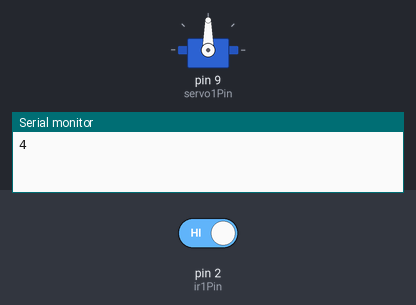
Simulated run of this sketch. Board: Arduino Uno, built with avr-gcc and run on an emulated ATmega328P. Parts: servo, the last lines printed to the serial monitor. The test bench sets the inputs (shaded band); at power-on: pin 2 (ir1Pin) HIGH.

Above: at 1.2 s.
1.3 s: pin 2 (ir1Pin) driven LOW
At 3.35 s:
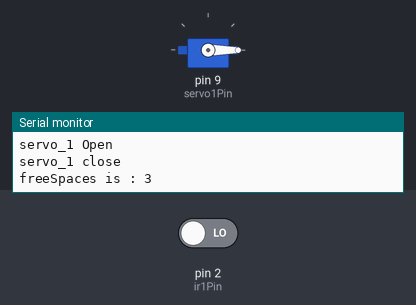
4.3 s: pin 2 (ir1Pin) driven HIGH
At 5.7 s:
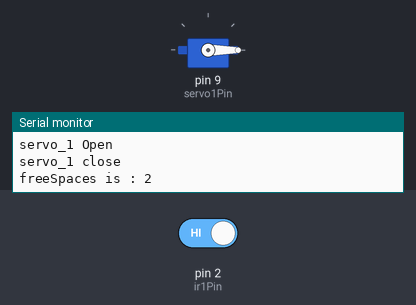
Timing chart, 0 to 7.3 s (numbered marks = the images above; inputs shaded):
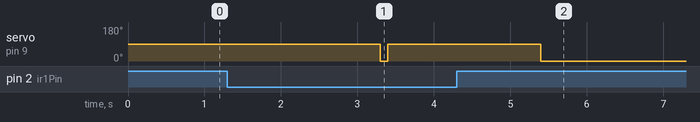

Measured:
- after the input at 1.3 s, servo on pin 9 (servo1Pin): 90° → 0° after 2.0 s, → 90° 0.10 s later
- after the input at 4.3 s, servo on pin 9 (servo1Pin): goes on until 5.4 s, then stays 0°

The sketch:

22.ino
```cpp
#include <Servo.h>

// Define pins for IR sensors
#define ir1Pin 2


// Define pins for servos ********PWM*********
#define  servo1Pin 9


// Create Servo objects
Servo servo1;


// Total parking spaces
const int totalSpaces = 4;
int freeSpaces = totalSpaces;

// Function to setup the Arduino
void setup() {
  // Initialize Serial Monitor
  Serial.begin(9600);

  // Initialize IR sensor pins
  pinMode(ir1Pin, INPUT);


  // Initialize servo motors
  servo1.attach(servo1Pin);

 Serial.println(freeSpaces);
/*
  // Initialize 7-segment display pins
  pinMode(segmentA, OUTPUT);
  pinMode(segmentB, OUTPUT);
  pinMode(segmentC, OUTPUT);
  pinMode(segmentD, OUTPUT);
  pinMode(segmentE, OUTPUT);

  //Display initial free spaces
  displayNumber(freeSpaces);
  */
}

// Function to loop continuously
void loop() {
  // Read the state of the IR sensors
  bool ir1State = digitalRead(ir1Pin);


  // Check if IR sensor 1 is low (vehicle entering)
  if (ir1State == 0) {
    if (freeSpaces > 0) {
   Serial.println("servo_1 Open");
      servo1.write(90); // Open gate
      delay(2000); // Wait 2 seconds
      Serial.println("servo_1 close");
      servo1.write(0); // Close gate
     freeSpaces--; // Decrease free space
     Serial.print("freeSpaces is : ");
     Serial.println(freeSpaces);

     // displayNumber(freeSpaces); // Update display
    }
  }


  // Small delay to avoid rapid state changes
  delay(100);
}
/*
// Function to display number on 7-segment display
void displayNumber(int number) {
  // Turn off all segments first
  digitalWrite(segmentA, LOW);
  digitalWrite(segmentB, LOW);
  digitalWrite(segmentC, LOW);
  digitalWrite(segmentD, LOW);
  digitalWrite(segmentE, LOW);

  // Display the number on the 7-segment display
  switch (number) {
    case 0:
      digitalWrite(segmentA, HIGH);
      */
```
